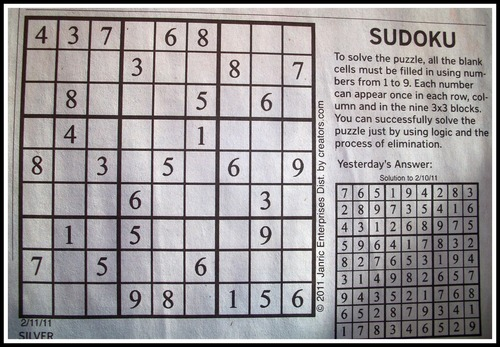
#> input picture resources/sudoku4.jpg, 500 x 347 px
$ jupyter execute thresholding.ipynb   (Python 2 division)
#> lines starting #> are read from the running program, lines starting #| are printed output that depends on the picture; after the words box and inside, x2 and y2 are one past the last pixel; in counts of white or black regions, pixels touching at a corner belong together
[cell 1]
import cv2
import numpy as np
from matplotlib import pyplot as plt

img = cv2.imread('../resources/sudoku4.jpg',0)
#> img: shape (347, 500); min 0, max 255, mean 155.4
img = cv2.medianBlur(img,5)
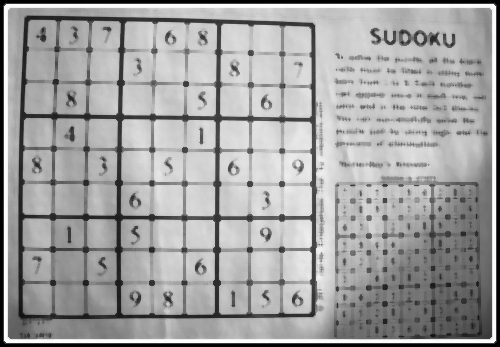
#> img: shape (347, 500); min 0, max 254, mean 161.7

ret,th1 = cv2.threshold(img,127,255,cv2.THRESH_BINARY)
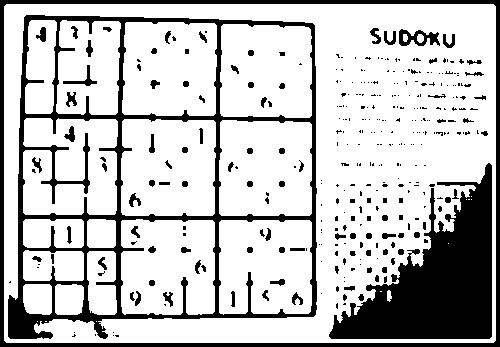
#> th1: shape (347, 500); 76.6% white; 341 black regions (238 under 20 px), largest, box (x1, y1, x2, y2) and area: (8, 15, 317, 339) 14477, (329, 163, 492, 339) 13816, (0, 0, 500, 347) 6724
th2 = cv2.adaptiveThreshold(img,255,cv2.ADAPTIVE_THRESH_MEAN_C,\
            cv2.THRESH_BINARY,11,2)
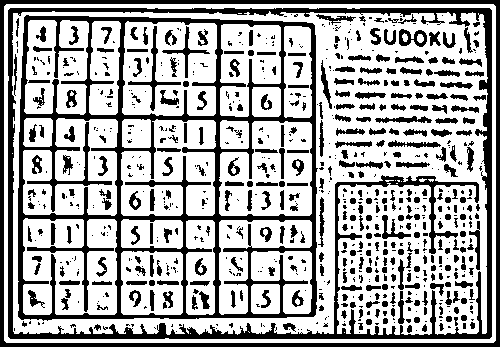
#> th2: shape (347, 500); 67.1% white; 774 black regions (429 under 20 px), largest, box (x1, y1, x2, y2) and area: (18, 15, 318, 321) 16883, (8, 8, 492, 339) 11591, (0, 0, 500, 347) 6724
th3 = cv2.adaptiveThreshold(img,255,cv2.ADAPTIVE_THRESH_GAUSSIAN_C,\
            cv2.THRESH_BINARY,11,2)
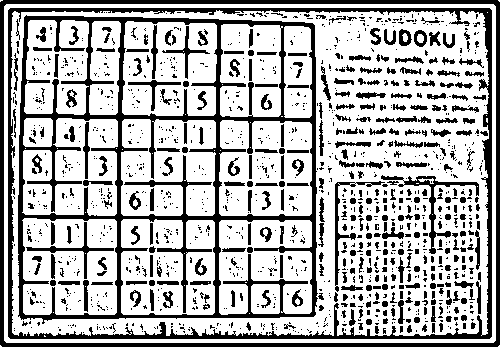
#> th3: shape (347, 500); 70.3% white; 1327 black regions (992 under 20 px), largest, box (x1, y1, x2, y2) and area: (18, 15, 318, 324) 14646, (8, 8, 492, 339) 7722, (0, 0, 500, 347) 6711

titles = ['Original Image', 'Global Thresholding (v = 127)',
            'Adaptive Mean Thresholding', 'Adaptive Gaussian Thresholding']
images = [img, th1, th2, th3]

plt.figure(figsize=(20,20))
for i in xrange(4):
    plt.subplot(2,2,i+1),plt.imshow(images[i],'gray')
    plt.title(titles[i])
    plt.xticks([]),plt.yticks([])
plt.show()

[cell 2]
from skimage import measure

contours = measure.find_contours(th3, 0.5)
#> contours = 1444 point arrays, longest 2921 points

# Display the image and plot all contours found
fig, ax = plt.subplots(figsize=(10,10))
ax.imshow(img, interpolation='nearest', cmap=plt.cm.gray)

for n, contour in enumerate(contours):
    ax.plot(contour[:, 1], contour[:, 0], linewidth=2)
#> this loop made 1444 passes
#> contour on pass 2: [[2, 499], [1, 498], [0.998, 498], [0, 497]]

print "contours found:" + str(len(contours))
#| contours found:1444
plt.show()
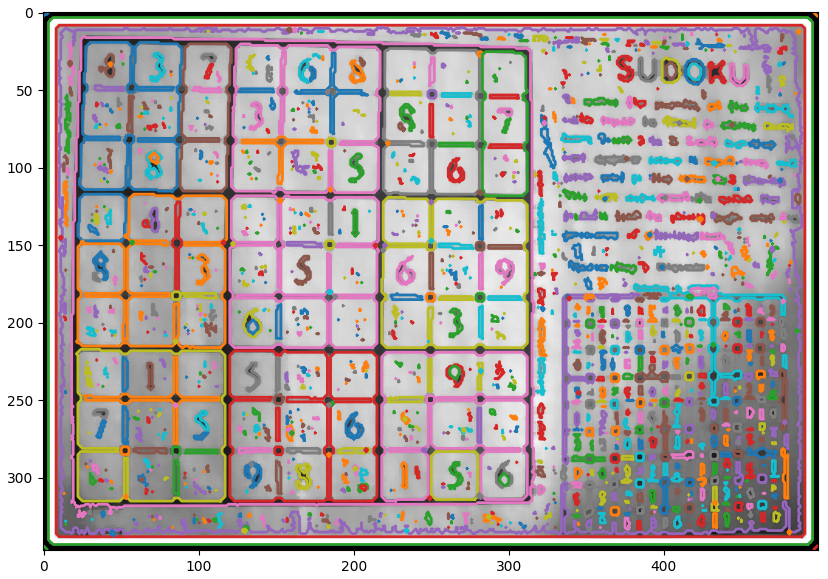
#> figure drawn by matplotlib, 1 panel

$ run again, with resources/Sudoku16.jpg copied over resources/sudoku4.jpg
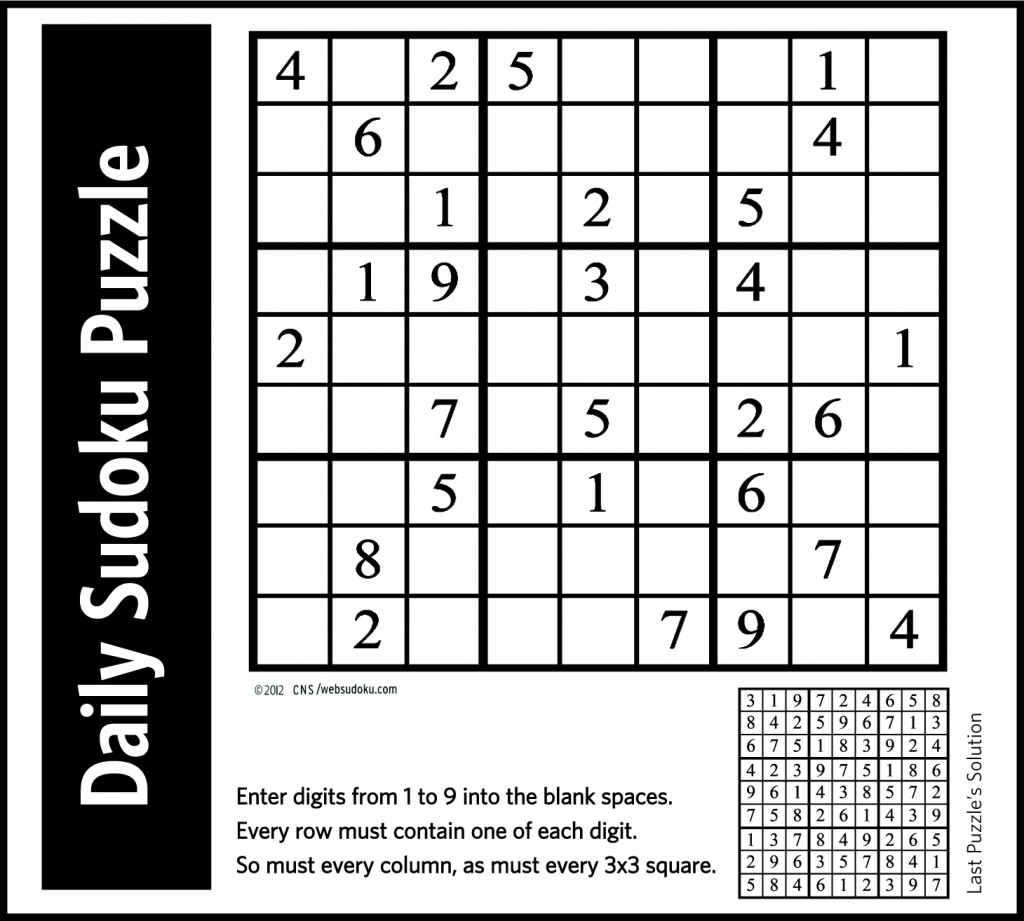
#> input picture resources/Sudoku16.jpg, 1024 x 921 px
#> `ret,th1 = cv2.threshold(img,127,255,cv2.THRESH_BINARY)`:
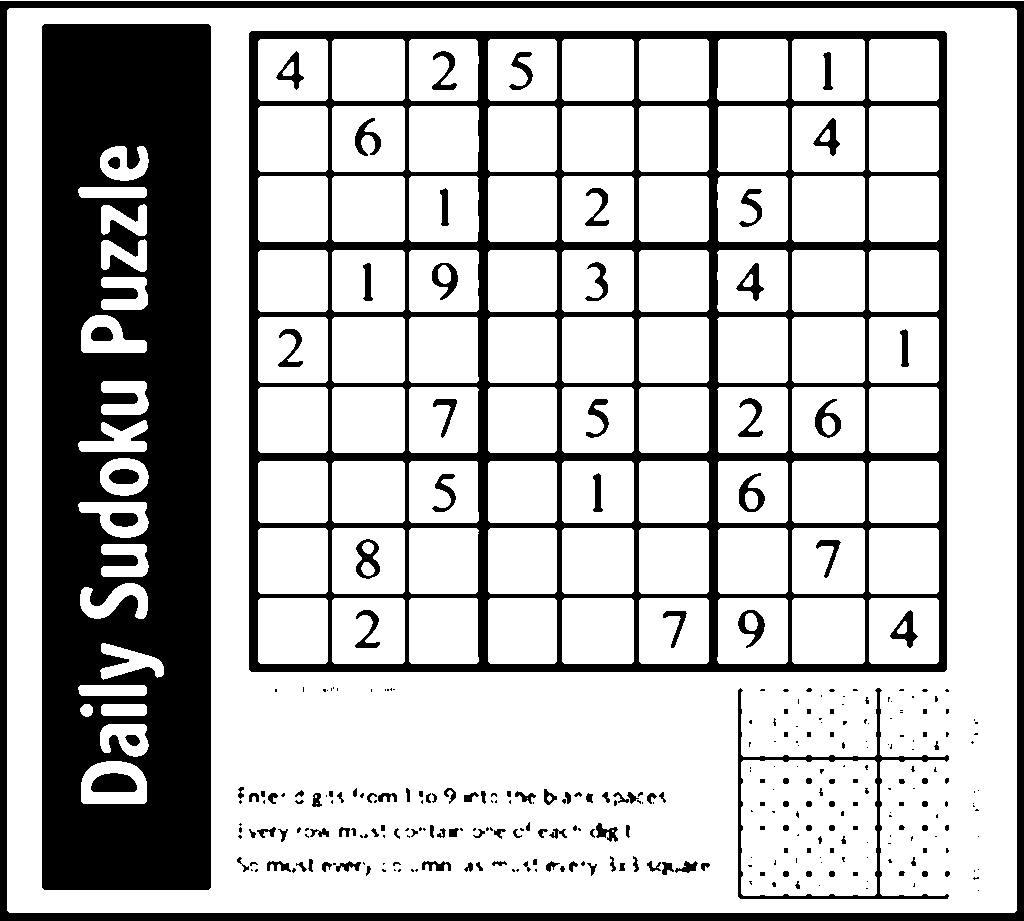
#> th1: shape (921, 1024); 73.2% white; 330 black regions (168 under 20 px), largest, box (x1, y1, x2, y2) and area: (42, 24, 211, 890) 125395, (249, 31, 947, 672) 78001, (0, 1, 1024, 921) 28042
#> th2: shape (921, 1024); 82.2% white; 322 black regions (29 under 20 px), largest, box (x1, y1, x2, y2) and area: (249, 31, 947, 672) 78162, (0, 1, 1024, 919) 22318, (42, 24, 211, 890) 10561
#> th3: shape (921, 1024); 83.3% white; 406 black regions (69 under 20 px), largest, box (x1, y1, x2, y2) and area: (249, 31, 947, 672) 76503, (0, 1, 1024, 918) 19459, (42, 24, 211, 890) 10238
#> contours = 680 point arrays, longest 3835 points
#| contours found:680
#> `plt.show()`:
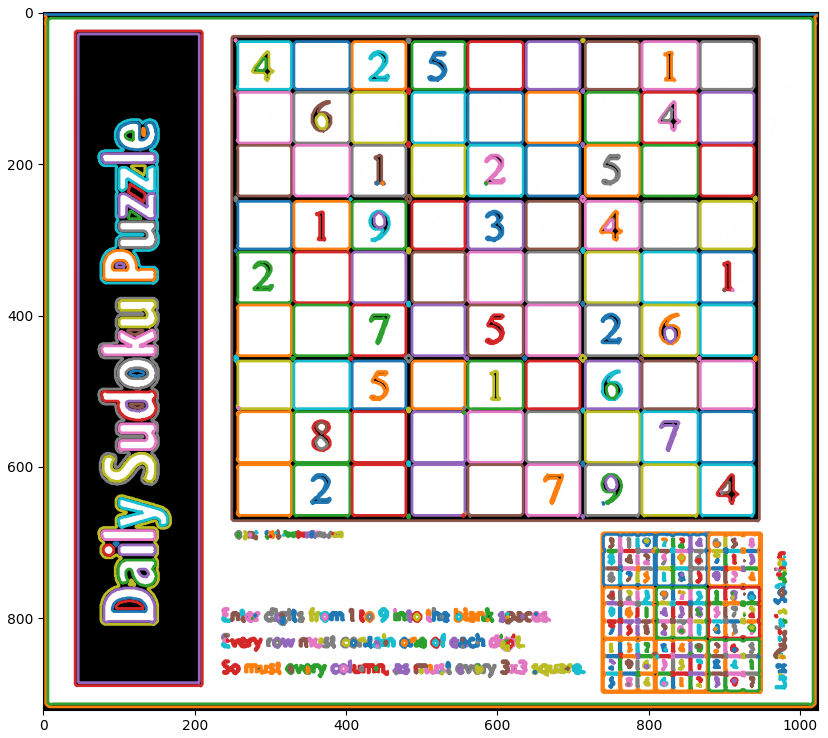
#> figure drawn by matplotlib, 1 panel

$ run again, with resources/sudoku2.JPG copied over resources/sudoku4.jpg
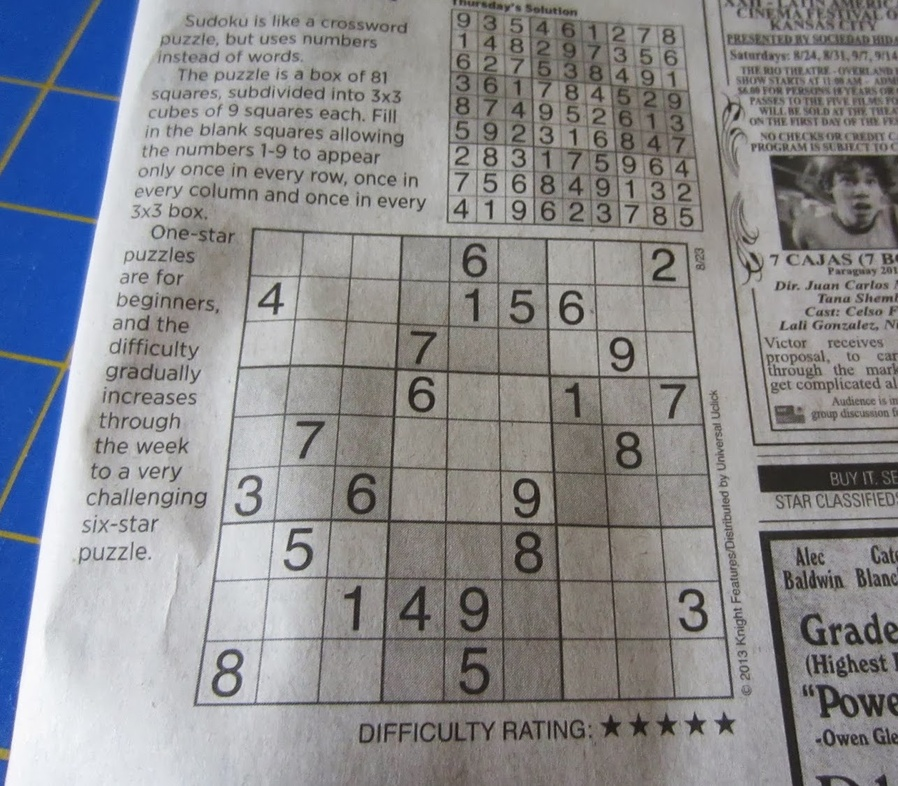
#> input picture resources/sudoku2.JPG, 898 x 786 px, shrunk from 1285 x 1124 before the run
#> `ret,th1 = cv2.threshold(img,127,255,cv2.THRESH_BINARY)`:
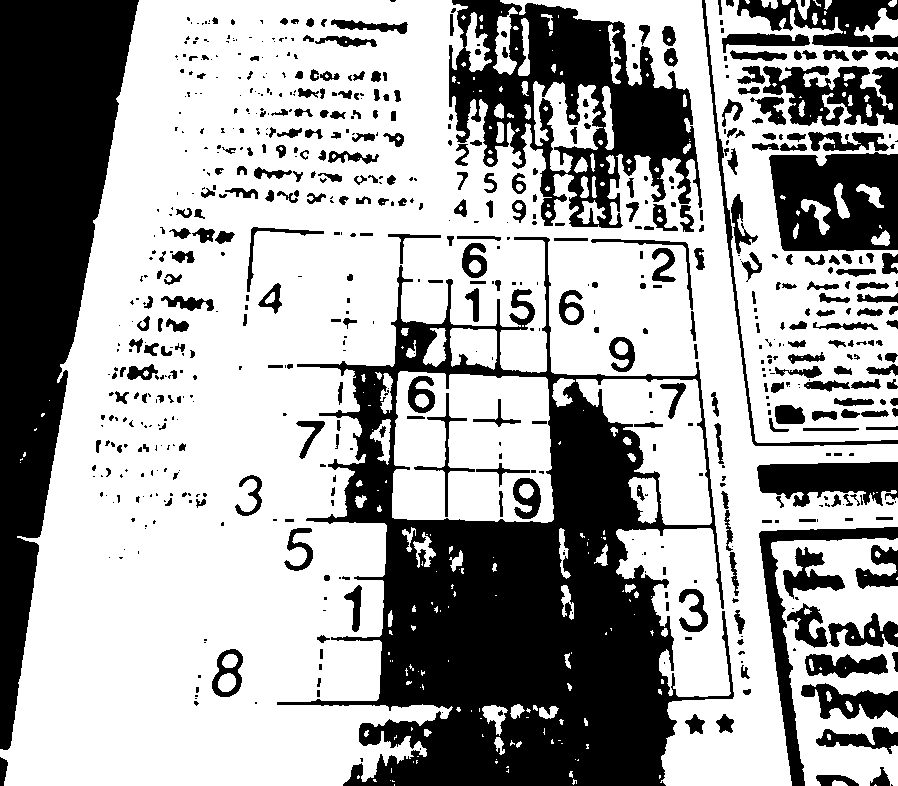
#> th1: shape (786, 898); 64.5% white; 675 black regions (343 under 20 px), largest, box (x1, y1, x2, y2) and area: (277, 237, 734, 786) 92985, (0, 0, 139, 750) 52471, (449, 0, 702, 228) 26436
#> th2: shape (786, 898); 73.2% white; 3151 black regions (2011 under 20 px), largest, box (x1, y1, x2, y2) and area: (193, 227, 734, 707) 25876, (0, 0, 139, 786) 12024, (446, 16, 704, 233) 5453
#> th3: shape (786, 898); 78.3% white; 4721 black regions (3801 under 20 px), largest, box (x1, y1, x2, y2) and area: (193, 227, 734, 707) 16444, (0, 0, 139, 786) 8845, (759, 528, 898, 786) 3550
#> contours = 5470 point arrays, longest 3091 points
#> the loop `for n, contour in enumerate(contours):` made 5470 passes
#> contour on passes 5, 11, 20: [[0, 110], [0.00196, 110], [0, 110]], [[0, 293], [0.00196, 293], [0, 293]], [[0, 526], [0.00196, 526], [0, 526]]
#| contours found:5470
#> `plt.show()`:
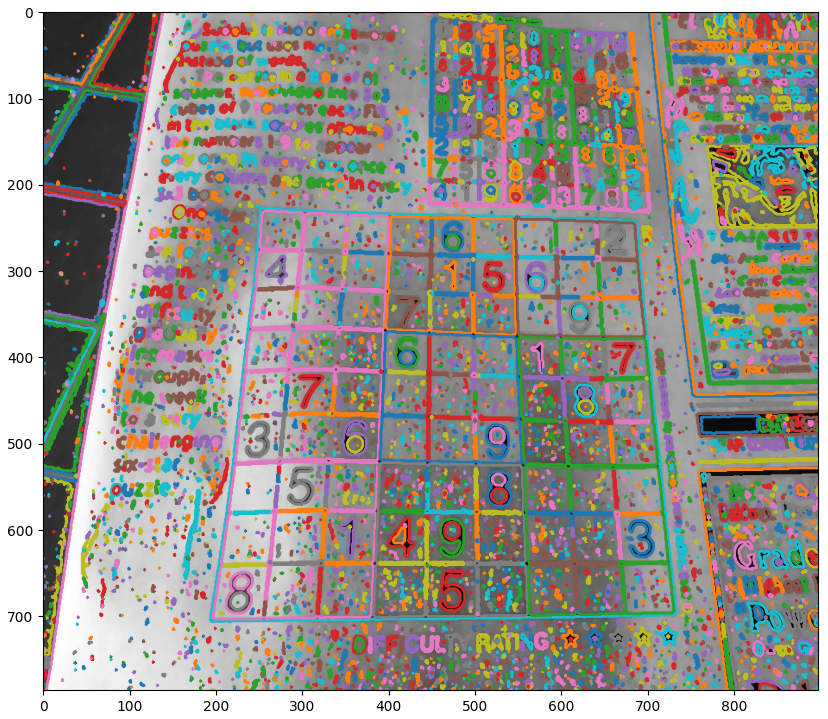
#> figure drawn by matplotlib, 1 panel
